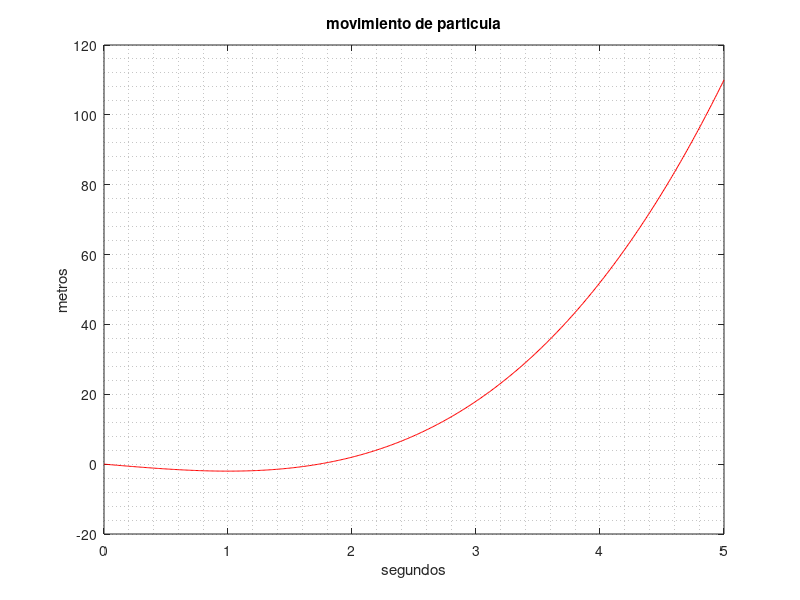
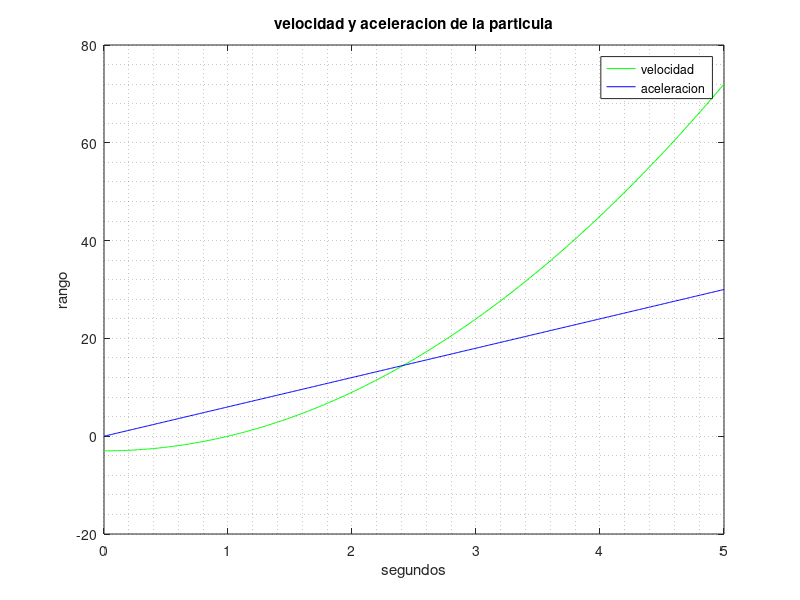
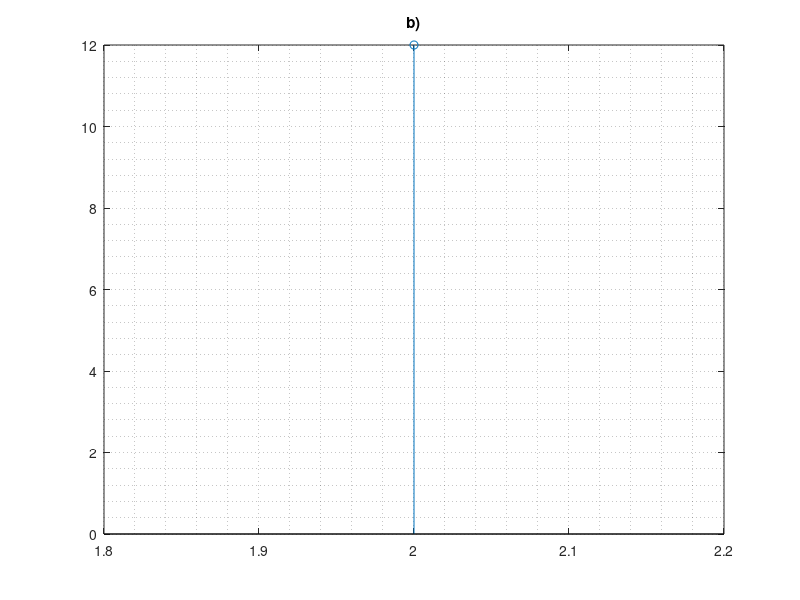
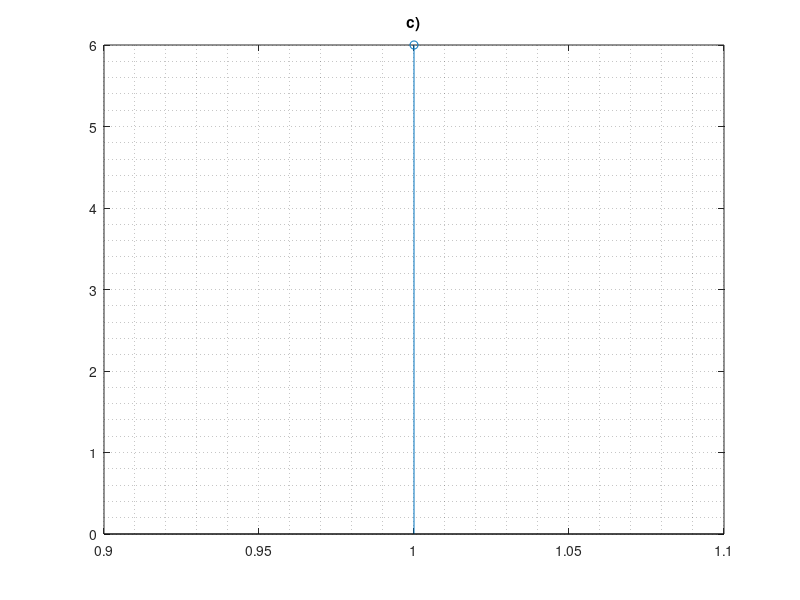

The MATLAB source for these figures, in order:
% La ecuaci�n de movimiento de una part�cula es s = t^3 - 3*t, donde
% s est� en metros y t en segundos.
clc

function s = f(t)
    s = t.^3 - 3 .* t;
endfunction

t = [0:0.01:5];
aux = figure;
plot(t, f(t), "r");
title("movimiento de particula"); xlabel("segundos"); ylabel("metros");
grid minor;
saveas(aux, "movimiento de particula", "pdf");

% a) Encuentre la velocidad y la aceleraci�n como funciones de t.
% velocidad
function s1 = f1(t)
    s1 = 3 .* t.^2 - 3;
endfunction

function s2 = f2(t)
    s2 = 6 .* t;
endfunction

aux = figure();
plot(t, f1(t), "g", t, f2(t), "b");
title("velocidad y aceleracion de la particula"); xlabel("segundos"); ylabel("rango");
grid minor;
legend("velocidad", "aceleracion");
saveas(aux, "a", "pdf");

% b) Encuentre la aceleraci�n despu�s de 2 segundos.
% c) Encuentre la aceleraci�n cuando la velocidad es cero.
% 3*t^2 - 3 = 0
% 3*t^2 = 3
% t^2 = 3/3
% t = 1^0.5
% t = 1
aux = figure;
stem(2, f2(2)); grid minor; title("b)");
saveas(aux, "b", "pdf");
aux = figure;
stem(1, f2(1)); grid minor; title("c)");
saveas(aux, "c", "pdf");
